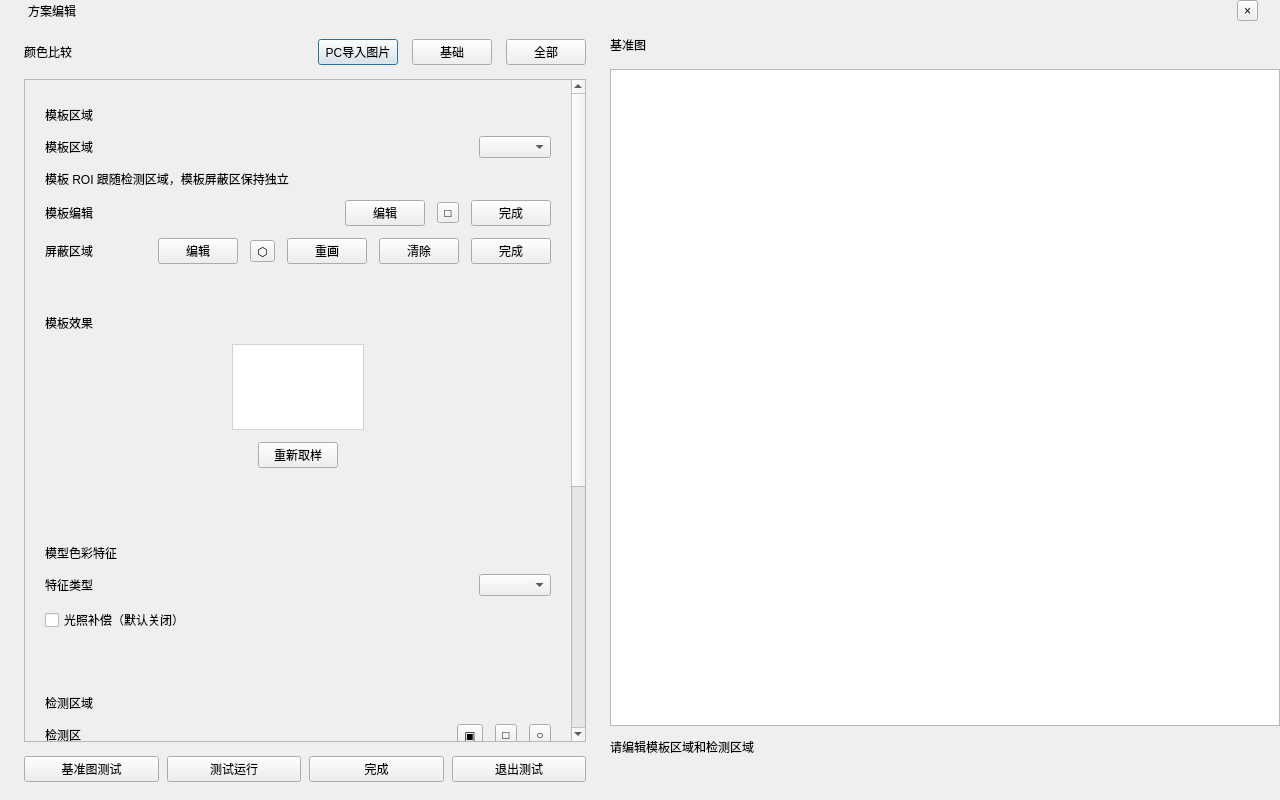
<?xml version="1.0" encoding="UTF-8"?>
<ui version="4.0">
 <class>ColorComparisonDialog</class>
 <widget class="QDialog" name="ColorComparisonDialog">
  <property name="geometry"><rect><x>0</x><y>0</y><width>1280</width><height>800</height></rect></property>
  <property name="windowTitle"><string>方案编辑 - 颜色比较</string></property>
  <layout class="QVBoxLayout" name="rootLayout"><property name="spacing"><number>0</number></property><property name="leftMargin"><number>0</number></property><property name="topMargin"><number>0</number></property><property name="rightMargin"><number>0</number></property><property name="bottomMargin"><number>0</number></property>
   <item><widget class="QFrame" name="colorComparisonHeader"><layout class="QHBoxLayout" name="headerLayout"><property name="leftMargin"><number>28</number></property><property name="topMargin"><number>0</number></property><property name="rightMargin"><number>22</number></property><property name="bottomMargin"><number>0</number></property><item><widget class="QLabel" name="colorComparisonHeaderTitle"><property name="text"><string>方案编辑</string></property></widget></item><item><spacer name="headerSpacer"><property name="orientation"><enum>Qt::Horizontal</enum></property><property name="sizeHint" stdset="0"><size><width>40</width><height>20</height></size></property></spacer></item><item><widget class="QToolButton" name="colorComparisonHeaderClose"><property name="actionRole" stdset="0"><string>windowClose</string></property><property name="text"><string>×</string></property></widget></item></layout></widget></item>
   <item><layout class="QHBoxLayout" name="contentLayout"><property name="spacing"><number>0</number></property>
    <item><widget class="QFrame" name="colorComparisonLeftPanel"><property name="minimumSize"><size><width>610</width><height>0</height></size></property><property name="maximumSize"><size><width>610</width><height>16777215</height></size></property><layout class="QVBoxLayout" name="leftLayout"><property name="leftMargin"><number>24</number></property><property name="topMargin"><number>18</number></property><property name="rightMargin"><number>24</number></property><property name="bottomMargin"><number>18</number></property><property name="spacing"><number>14</number></property>
     <item><layout class="QHBoxLayout" name="titleLayout"><item><widget class="QLabel" name="editorTitleLabel"><property name="text"><string>颜色比较</string></property></widget></item><item><spacer name="titleSpacer"><property name="orientation"><enum>Qt::Horizontal</enum></property><property name="sizeHint" stdset="0"><size><width>40</width><height>20</height></size></property></spacer></item><item><widget class="QPushButton" name="colorComparisonPcImportButton"><property name="actionRole" stdset="0"><string>secondary</string></property><property name="text"><string>PC导入图片</string></property></widget></item><item><widget class="QPushButton" name="basicSegmentButton"><property name="text"><string>基础</string></property><property name="checkable"><bool>true</bool></property></widget></item><item><widget class="QPushButton" name="allSegmentButton"><property name="text"><string>全部</string></property><property name="checkable"><bool>true</bool></property></widget></item></layout></item>
     <item><widget class="QScrollArea" name="colorComparisonParamsScrollArea"><property name="horizontalScrollBarPolicy"><enum>Qt::ScrollBarAlwaysOff</enum></property><property name="widgetResizable"><bool>true</bool></property><widget class="QStackedWidget" name="colorComparisonParamsStack"><property name="geometry"><rect><x>0</x><y>0</y><width>540</width><height>1100</height></rect></property>
      <widget class="QWidget" name="paramsPage"><layout class="QVBoxLayout" name="paramsPageLayout"><property name="leftMargin"><number>0</number></property><property name="topMargin"><number>8</number></property><property name="rightMargin"><number>0</number></property><property name="bottomMargin"><number>0</number></property><property name="spacing"><number>14</number></property>
       <item><widget class="QFrame" name="templateCard"><property name="panelRole" stdset="0"><string>configCard</string></property><layout class="QVBoxLayout" name="templateCardLayout"><property name="leftMargin"><number>20</number></property><property name="topMargin"><number>18</number></property><property name="rightMargin"><number>20</number></property><property name="bottomMargin"><number>18</number></property><property name="spacing"><number>12</number></property><item><widget class="QLabel" name="templateCardTitle"><property name="role" stdset="0"><string>cardTitle</string></property><property name="text"><string>模板区域</string></property></widget></item>
        <item><layout class="QHBoxLayout" name="templateModeRow"><item><widget class="QLabel" name="templateModeLabel"><property name="minimumSize"><size><width>118</width><height>0</height></size></property><property name="role" stdset="0"><string>rowField</string></property><property name="text"><string>模板区域</string></property></widget></item><item><spacer name="templateModeSpacer"><property name="orientation"><enum>Qt::Horizontal</enum></property><property name="sizeHint" stdset="0"><size><width>20</width><height>20</height></size></property></spacer></item><item><widget class="QComboBox" name="colorComparisonTemplateRegionModeCombo"/></item></layout></item>
        <item><widget class="QLabel" name="colorComparisonTemplateSyncHint"><property name="text"><string>模板 ROI 跟随检测区域，模板屏蔽区保持独立</string></property><property name="wordWrap"><bool>true</bool></property></widget></item>
        <item><layout class="QHBoxLayout" name="templateEditRow"><item><widget class="QLabel" name="templateEditLabel"><property name="text"><string>模板编辑</string></property></widget></item><item><spacer name="templateEditSpacer"><property name="orientation"><enum>Qt::Horizontal</enum></property><property name="sizeHint" stdset="0"><size><width>20</width><height>20</height></size></property></spacer></item><item><widget class="QPushButton" name="colorComparisonTemplateEditButton"><property name="text"><string>编辑</string></property></widget></item><item><widget class="QToolButton" name="colorComparisonTemplateRectButton"><property name="text"><string>□</string></property><property name="checkable"><bool>true</bool></property></widget></item><item><widget class="QPushButton" name="colorComparisonTemplateFinishButton"><property name="text"><string>完成</string></property></widget></item></layout></item>
        <item><layout class="QHBoxLayout" name="templateMaskRow"><item><widget class="QLabel" name="templateMaskLabel"><property name="text"><string>屏蔽区域</string></property></widget></item><item><spacer name="templateMaskSpacer"><property name="orientation"><enum>Qt::Horizontal</enum></property><property name="sizeHint" stdset="0"><size><width>20</width><height>20</height></size></property></spacer></item><item><widget class="QPushButton" name="colorComparisonTemplateMaskEditButton"><property name="text"><string>编辑</string></property></widget></item><item><widget class="QToolButton" name="colorComparisonTemplateMaskPolygonButton"><property name="text"><string>⬡</string></property><property name="checkable"><bool>true</bool></property></widget></item><item><widget class="QPushButton" name="colorComparisonTemplateMaskRedrawButton"><property name="text"><string>重画</string></property></widget></item><item><widget class="QPushButton" name="colorComparisonTemplateMaskClearButton"><property name="text"><string>清除</string></property></widget></item><item><widget class="QPushButton" name="colorComparisonTemplateMaskFinishButton"><property name="text"><string>完成</string></property></widget></item></layout></item>
       </layout></widget></item>
       <item><widget class="QFrame" name="effectCard"><property name="panelRole" stdset="0"><string>configCard</string></property><layout class="QVBoxLayout" name="effectCardLayout"><property name="leftMargin"><number>20</number></property><property name="topMargin"><number>18</number></property><property name="rightMargin"><number>20</number></property><property name="bottomMargin"><number>18</number></property><property name="spacing"><number>12</number></property><item><widget class="QLabel" name="effectCardTitle"><property name="role" stdset="0"><string>cardTitle</string></property><property name="text"><string>模板效果</string></property></widget></item><item alignment="Qt::AlignHCenter"><widget class="QLabel" name="colorComparisonTemplatePreview"><property name="minimumSize"><size><width>132</width><height>86</height></size></property><property name="maximumSize"><size><width>132</width><height>86</height></size></property><property name="styleSheet"><string notr="true">background:#fff;border:1px solid #d1d5db;</string></property><property name="text"><string/></property><property name="alignment"><set>Qt::AlignCenter</set></property></widget></item><item alignment="Qt::AlignHCenter"><widget class="QPushButton" name="colorComparisonRebuildModelButton"><property name="text"><string>重新取样</string></property></widget></item><item><widget class="QLabel" name="colorComparisonModelStateLabel"><property name="text"><string/></property><property name="wordWrap"><bool>true</bool></property></widget></item></layout></widget></item>
       <item><widget class="QFrame" name="featureCard"><property name="panelRole" stdset="0"><string>configCard</string></property><layout class="QVBoxLayout" name="featureCardLayout"><property name="leftMargin"><number>20</number></property><property name="topMargin"><number>18</number></property><property name="rightMargin"><number>20</number></property><property name="bottomMargin"><number>18</number></property><property name="spacing"><number>12</number></property><item><widget class="QLabel" name="featureCardTitle"><property name="role" stdset="0"><string>cardTitle</string></property><property name="text"><string>模型色彩特征</string></property></widget></item><item><layout class="QHBoxLayout" name="featureTypeRow"><item><widget class="QLabel" name="featureTypeLabel"><property name="minimumSize"><size><width>118</width><height>0</height></size></property><property name="text"><string>特征类型</string></property></widget></item><item><spacer name="featureTypeSpacer"><property name="orientation"><enum>Qt::Horizontal</enum></property><property name="sizeHint" stdset="0"><size><width>20</width><height>20</height></size></property></spacer></item><item><widget class="QComboBox" name="colorComparisonFeatureTypeCombo"/></item></layout></item><item><widget class="QCheckBox" name="colorComparisonBrightnessCompensation"><property name="text"><string>光照补偿（默认关闭）</string></property></widget></item><item><widget class="QWidget" name="featureViewHost" native="true"/></item></layout></widget></item>
       <item><widget class="QFrame" name="detectCard"><property name="panelRole" stdset="0"><string>configCard</string></property><layout class="QVBoxLayout" name="detectCardLayout"><property name="leftMargin"><number>20</number></property><property name="topMargin"><number>18</number></property><property name="rightMargin"><number>20</number></property><property name="bottomMargin"><number>18</number></property><property name="spacing"><number>12</number></property><item><widget class="QLabel" name="detectCardTitle"><property name="role" stdset="0"><string>cardTitle</string></property><property name="text"><string>检测区域</string></property></widget></item>
        <item><layout class="QHBoxLayout" name="detectButtonsRow"><item><widget class="QLabel" name="detectRegionLabel"><property name="text"><string>检测区</string></property></widget></item><item><spacer name="detectRegionSpacer"><property name="orientation"><enum>Qt::Horizontal</enum></property><property name="sizeHint" stdset="0"><size><width>20</width><height>20</height></size></property></spacer></item><item><widget class="QToolButton" name="colorComparisonDetectGlobalButton"><property name="text"><string>▣</string></property><property name="checkable"><bool>true</bool></property></widget></item><item><widget class="QToolButton" name="colorComparisonDetectRectButton"><property name="text"><string>□</string></property><property name="checkable"><bool>true</bool></property></widget></item><item><widget class="QToolButton" name="colorComparisonDetectCircleButton"><property name="text"><string>○</string></property><property name="checkable"><bool>true</bool></property></widget></item></layout></item>
        <item><widget class="QWidget" name="colorComparisonPositionCorrectionPanel"><layout class="QVBoxLayout" name="positionPanelLayout"><property name="leftMargin"><number>0</number></property><property name="topMargin"><number>0</number></property><property name="rightMargin"><number>0</number></property><property name="bottomMargin"><number>0</number></property>
         <item><layout class="QHBoxLayout" name="positionEnableRow"><item><widget class="QLabel" name="positionEnableLabel"><property name="text"><string>独立位置修正使能 ⓘ</string></property></widget></item><item><spacer name="positionEnableSpacer"><property name="orientation"><enum>Qt::Horizontal</enum></property><property name="sizeHint" stdset="0"><size><width>20</width><height>20</height></size></property></spacer></item><item><widget class="QCheckBox" name="positionCorrectionSwitch"><property name="text"><string/></property></widget></item></layout></item>
         <item><widget class="QWidget" name="positionCorrectionSourceRow"><layout class="QHBoxLayout" name="positionSourceLayout"><property name="leftMargin"><number>0</number></property><property name="topMargin"><number>0</number></property><property name="rightMargin"><number>0</number></property><property name="bottomMargin"><number>0</number></property><item><widget class="QLabel" name="positionSourceLabel"><property name="minimumSize"><size><width>118</width><height>0</height></size></property><property name="text"><string>位置修正</string></property></widget></item><item><spacer name="positionSourceSpacer"><property name="orientation"><enum>Qt::Horizontal</enum></property><property name="sizeHint" stdset="0"><size><width>20</width><height>20</height></size></property></spacer></item><item><widget class="QComboBox" name="colorComparisonPositionCorrectionCombo"/></item></layout></widget></item>
         <item><widget class="QWidget" name="positionCorrectionContourRow"><layout class="QHBoxLayout" name="positionContourLayout"><property name="leftMargin"><number>0</number></property><property name="topMargin"><number>0</number></property><property name="rightMargin"><number>0</number></property><property name="bottomMargin"><number>0</number></property><item><widget class="QLabel" name="positionContourLabel"><property name="minimumSize"><size><width>118</width><height>0</height></size></property><property name="text"><string>显示匹配轮廓</string></property></widget></item><item><spacer name="positionContourSpacer"><property name="orientation"><enum>Qt::Horizontal</enum></property><property name="sizeHint" stdset="0"><size><width>20</width><height>20</height></size></property></spacer></item><item><widget class="QCheckBox" name="positionCorrectionContourSwitch"><property name="text"><string/></property></widget></item></layout></widget></item>
         <item><widget class="QLabel" name="positionHintLabel"><property name="text"><string>运行时使用所选来源的绝对位置修正矩阵</string></property></widget></item>
        </layout></widget></item>
        <item><widget class="QWidget" name="detectMaskRow"><layout class="QHBoxLayout" name="detectMaskLayout"><property name="leftMargin"><number>0</number></property><property name="topMargin"><number>0</number></property><property name="rightMargin"><number>0</number></property><property name="bottomMargin"><number>0</number></property><item><widget class="QLabel" name="detectMaskLabel"><property name="text"><string>屏蔽区域</string></property></widget></item><item><spacer name="detectMaskSpacer"><property name="orientation"><enum>Qt::Horizontal</enum></property><property name="sizeHint" stdset="0"><size><width>20</width><height>20</height></size></property></spacer></item><item><widget class="QPushButton" name="colorComparisonDetectMaskEditButton"><property name="text"><string>编辑</string></property></widget></item><item><widget class="QToolButton" name="colorComparisonDetectMaskPolygonButton"><property name="text"><string>⬡</string></property><property name="checkable"><bool>true</bool></property></widget></item><item><widget class="QPushButton" name="colorComparisonDetectMaskRedrawButton"><property name="text"><string>重画</string></property></widget></item><item><widget class="QPushButton" name="colorComparisonDetectMaskClearButton"><property name="text"><string>清除</string></property></widget></item><item><widget class="QPushButton" name="colorComparisonDetectMaskFinishButton"><property name="text"><string>完成</string></property></widget></item></layout></widget></item>
       </layout></widget></item>
       <item><widget class="QFrame" name="settingsCard"><property name="panelRole" stdset="0"><string>configCard</string></property><layout class="QVBoxLayout" name="settingsLayout"><property name="leftMargin"><number>20</number></property><property name="topMargin"><number>18</number></property><property name="rightMargin"><number>20</number></property><property name="bottomMargin"><number>18</number></property><item><widget class="QLabel" name="settingsTitle"><property name="role" stdset="0"><string>cardTitle</string></property><property name="text"><string>识别设置</string></property></widget></item><item><layout class="QHBoxLayout" name="sensitivityRow"><item><widget class="QLabel" name="sensitivityLabel"><property name="minimumSize"><size><width>118</width><height>0</height></size></property><property name="text"><string>灵敏度</string></property></widget></item><item><spacer name="sensitivitySpacer"><property name="orientation"><enum>Qt::Horizontal</enum></property><property name="sizeHint" stdset="0"><size><width>20</width><height>20</height></size></property></spacer></item><item><widget class="QComboBox" name="colorComparisonSensitivityCombo"/></item></layout></item></layout></widget></item>
       <item><widget class="QFrame" name="judgeCard"><property name="panelRole" stdset="0"><string>configCard</string></property><layout class="QVBoxLayout" name="judgeLayout"><property name="leftMargin"><number>20</number></property><property name="topMargin"><number>18</number></property><property name="rightMargin"><number>20</number></property><property name="bottomMargin"><number>18</number></property><item><widget class="QLabel" name="judgeTitle"><property name="role" stdset="0"><string>cardTitle</string></property><property name="text"><string>结果判断</string></property></widget></item><item><layout class="QHBoxLayout" name="minScoreRow"><item><widget class="QLabel" name="minScoreLabel"><property name="minimumSize"><size><width>118</width><height>0</height></size></property><property name="text"><string>最小得分</string></property></widget></item><item><spacer name="minScoreSpacer"><property name="orientation"><enum>Qt::Horizontal</enum></property><property name="sizeHint" stdset="0"><size><width>20</width><height>20</height></size></property></spacer></item><item><widget class="QSpinBox" name="colorComparisonMinScore"><property name="maximum"><number>100</number></property><property name="value"><number>80</number></property></widget></item></layout></item></layout></widget></item>
       <item><spacer name="paramsBottomSpacer"><property name="orientation"><enum>Qt::Vertical</enum></property><property name="sizeHint" stdset="0"><size><width>20</width><height>40</height></size></property></spacer></item>
      </layout></widget>
     </widget></widget></item>
     <item><widget class="QFrame" name="colorComparisonBottomActionBar"><property name="panelRole" stdset="0"><string>bottomActionBar</string></property><layout class="QHBoxLayout" name="bottomActionLayout"><property name="spacing"><number>8</number></property><property name="leftMargin"><number>0</number></property><property name="topMargin"><number>0</number></property><property name="rightMargin"><number>0</number></property><property name="bottomMargin"><number>0</number></property><item><widget class="QPushButton" name="colorComparisonReferenceTestButton"><property name="actionRole" stdset="0"><string>testAction</string></property><property name="text"><string>基准图测试</string></property></widget></item><item><widget class="QPushButton" name="colorComparisonTestRunButton"><property name="actionRole" stdset="0"><string>testAction</string></property><property name="text"><string>测试运行</string></property></widget></item><item><widget class="QPushButton" name="colorComparisonFinishButton"><property name="actionRole" stdset="0"><string>testPrimary</string></property><property name="text"><string>完成</string></property></widget></item><item><widget class="QPushButton" name="exitTestButton"><property name="actionRole" stdset="0"><string>testAction</string></property><property name="text"><string>退出测试</string></property></widget></item></layout></widget></item>
    </layout></widget></item>
    <item><widget class="QFrame" name="colorComparisonRightPanel"><layout class="QVBoxLayout" name="rightLayout"><property name="spacing"><number>0</number></property><property name="leftMargin"><number>0</number></property><property name="topMargin"><number>0</number></property><property name="rightMargin"><number>0</number></property><property name="bottomMargin"><number>0</number></property><item><widget class="QLabel" name="colorComparisonViewerTitleLabel"><property name="minimumSize"><size><width>0</width><height>48</height></size></property><property name="text"><string>基准图</string></property></widget></item><item><widget class="QGraphicsView" name="previewGraphicsView"/></item><item><widget class="QLabel" name="colorComparisonStatusLabel"><property name="minimumSize"><size><width>0</width><height>42</height></size></property><property name="text"><string>请编辑模板区域和检测区域</string></property></widget></item><item><widget class="QLabel" name="viewerCursorLabel"><property name="minimumSize"><size><width>0</width><height>32</height></size></property><property name="text"><string/></property><property name="alignment"><set>Qt::AlignRight|Qt::AlignTrailing|Qt::AlignVCenter</set></property></widget></item></layout></widget></item>
   </layout></item>
  </layout>
 </widget>
 <resources/>
 <connections/>
</ui>
